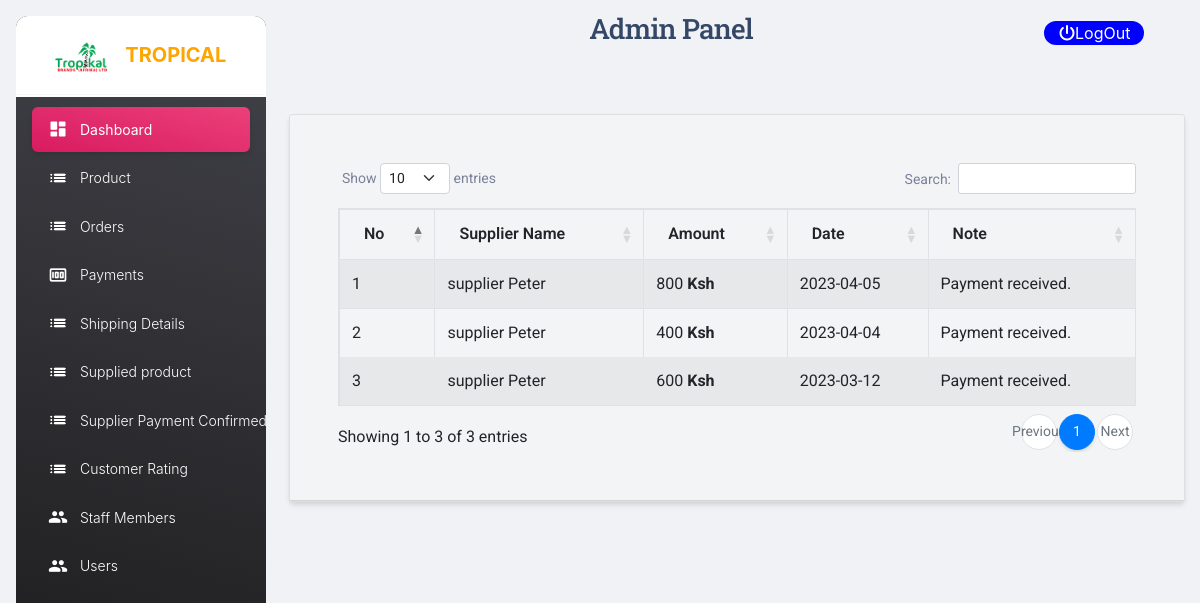
Screenshot of /staff/Admin/supplier_payment.php with the database file from the repository.
### tables this page shows
CREATE TABLE `supplier_payment` (
  `id` int(10) NOT NULL,
  `supplier_name` varchar(50) NOT NULL,
  `amount` int(11) NOT NULL,
  `Data` date NOT NULL,
  `note` varchar(100) NOT NULL
);

### staff/Admin/supplier_payment.php (the view, shortened to what this page needs)
<?php
include("includes/header.php");
?>
<link href="https://cdn.jsdelivr.net/npm/bootstrap@5.2.2/dist/css/bootstrap.min.css" rel="stylesheet">
<link rel="stylesheet" href="https://stackpath.bootstrapcdn.com/bootstrap/4.2.1/css/bootstrap.min.css">
<link rel="stylesheet" href="https://cdn.datatables.net/1.10.18/css/dataTables.bootstrap4.min.css">
<div class="py-5">
<div class="container">
    <div class="row">
        <div class="col-md-12">
            <div class="card">
                <div class="card-header" style="background:#F2F4F5">
                    <div class="card-body">
                        <div class="table-responsive">
                        <table id="mydata" class="table table-striped table-bordered">
                          <thead>
                               <tr>
                                   <th scope="col">No</th>
                                   <th scope="col">Supplier name</th>
                                   <th scope="col">Amount</th>
                                   <th scope="col">Date</th>
                                   <th scope="col">Note</th>
                               </tr>
                          </thead>
                          <?php
                          $query ="SELECT * FROM `supplier_payment` ORDER BY ID DESC";
                          $result = mysqli_query($con, $query);
                          $i = 0;
                          while($row = mysqli_fetch_array($result))
                          {
                            $i++;
                            ?>
                               <tr>
                               <td><?php echo $i ?></td>
                                <td><?php echo $row['supplier_name'] ?></td>
                                <td><?php echo $row['amount'] ?><b> Ksh</b></td>
                                <td><?php echo $row['Data'] ?></td>
                                <td><?php echo $row['note'] ?></td>
                               </tr>
                            <?php
                          }
                          ?>
                     </table>
                        </div>
                    </div>
                </div>
            </div>
        </div>
    </div>
</div>

### rows the page displays
supplier_payment: supplier_name "supplier Peter", amount "800", Data "2023-04-05", note "Payment received."
supplier_payment: supplier_name "supplier Peter", amount "400", Data "2023-04-04", note "Payment received."
supplier_payment: supplier_name "supplier Peter", amount "600", Data "2023-03-12", note "Payment received."
